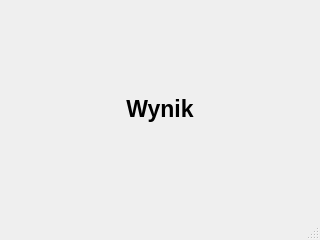
<?xml version="1.0" encoding="UTF-8"?>
<ui version="4.0">
 <class>MainWindow</class>
 <widget class="QMainWindow" name="MainWindow">
  <property name="geometry">
   <rect>
    <x>0</x>
    <y>0</y>
    <width>320</width>
    <height>240</height>
   </rect>
  </property>
  <property name="windowTitle">
   <string>Wynik</string>
  </property>
  <widget class="QWidget" name="centralwidget">
   <property name="font">
    <font>
     <pointsize>17</pointsize>
     <weight>75</weight>
     <bold>true</bold>
    </font>
   </property>
   <layout class="QVBoxLayout" name="verticalLayout">
    <item>
     <widget class="QLabel" name="resultLabel">
      <property name="text">
       <string>Wynik</string>
      </property>
      <property name="alignment">
       <set>Qt::AlignCenter</set>
      </property>
     </widget>
    </item>
   </layout>
  </widget>
  <widget class="QStatusBar" name="statusbar"/>
 </widget>
 <resources/>
 <connections/>
</ui>
